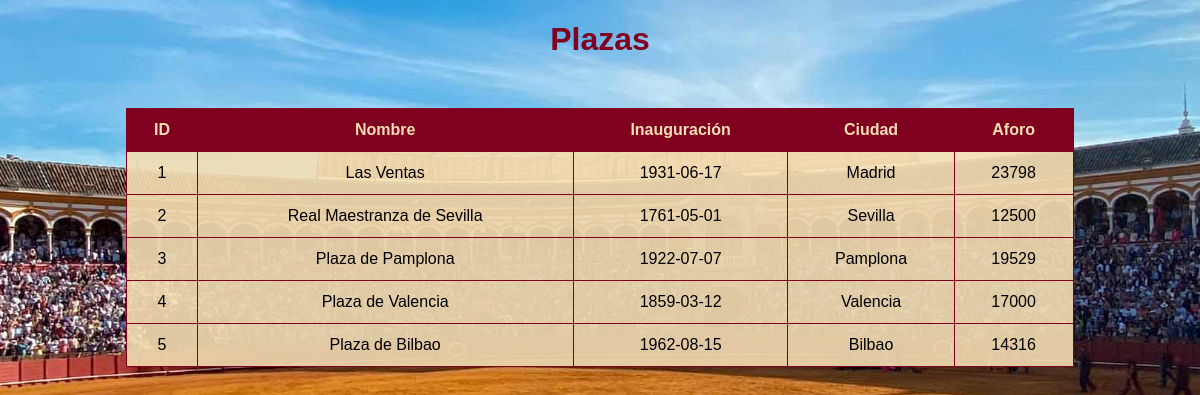
/plazas/mostrar_plazas.php (signed in), run on the app's committed database.
### tables this page shows
CREATE TABLE `plazas` (
  `id_plaza` int(11) NOT NULL,
  `nombre` varchar(100) NOT NULL,
  `inauguracion` date DEFAULT NULL,
  `ciudad` varchar(100) DEFAULT NULL,
  `aforo` int(11) DEFAULT NULL
);

### plazas/mostrar_plazas.php (the view, shortened to what this page needs)
<?php
include "../conexion.php";
$resultado = $conexion->query("SELECT * FROM plazas");
?>
<!DOCTYPE html>
<html lang="es">
<head>
</head>
<body>
<h1>Plazas</h1>
<table>
<tr>
<th>ID</th>
<th>Nombre</th>
<th>Inauguración</th>
<th>Ciudad</th>
<th>Aforo</th>
</tr>
<?php while($fila = $resultado->fetch_assoc()){ ?>
<tr>
<td><?php echo $fila['id_plaza']; ?></td>
<td><?php echo $fila['nombre']; ?></td>
<td><?php echo $fila['inauguracion']; ?></td>
<td><?php echo $fila['ciudad']; ?></td>
<td><?php echo $fila['aforo']; ?></td>
</tr>
<?php } ?>
</table>
</body>
</html>

### plazas/mostrar_plazas.php (style rules this page uses)
body { font-family:Arial; background:url('fondo_plazas.jpg') no-repeat center center fixed; background-size:cover; }
table { width:80%; margin:auto; margin-top:50px; background:rgba(245,222,179,0.9); border-collapse:collapse; }
th,td { padding:12px; border:1px solid #800020; text-align:center; }
th { background:#800020; color:#f5deb3; }
h1 { text-align:center; color:#800020; }

### data on the page
plazas: id_plaza "1", nombre "Las Ventas", inauguracion "1931-06-17", ciudad "Madrid", aforo "23798"
plazas: id_plaza "2", nombre "Real Maestranza de Sevilla", inauguracion "1761-05-01", ciudad "Sevilla", aforo "12500"
plazas: id_plaza "3", nombre "Plaza de Pamplona", inauguracion "1922-07-07", ciudad "Pamplona", aforo "19529"
plazas: id_plaza "4", nombre "Plaza de Valencia", inauguracion "1859-03-12", ciudad "Valencia", aforo "17000"
plazas: id_plaza "5", nombre "Plaza de Bilbao", inauguracion "1962-08-15", ciudad "Bilbao", aforo "14316"
